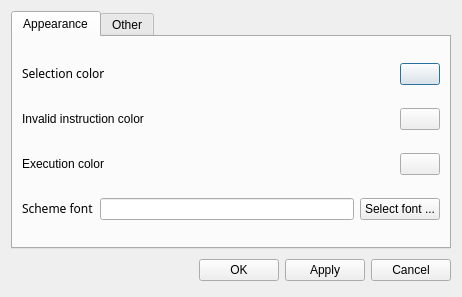
<ui version="4.0" >
 <class>SettingsDialog</class>
 <widget class="QDialog" name="SettingsDialog" >
  <property name="geometry" >
   <rect>
    <x>0</x>
    <y>0</y>
    <width>462</width>
    <height>297</height>
   </rect>
  </property>
  <property name="windowTitle" >
   <string>Settings</string>
  </property>
  <layout class="QVBoxLayout" >
   <item>
    <widget class="QTabWidget" name="tabWidget" >
     <property name="currentIndex" >
      <number>2</number>
     </property>
     <widget class="QWidget" name="tabAppearance" >
      <attribute name="title" >
       <string>Appearance</string>
      </attribute>
      <layout class="QVBoxLayout" >
       <property name="spacing" >
        <number>6</number>
       </property>
       <property name="leftMargin" >
        <number>9</number>
       </property>
       <property name="topMargin" >
        <number>9</number>
       </property>
       <property name="rightMargin" >
        <number>9</number>
       </property>
       <property name="bottomMargin" >
        <number>9</number>
       </property>
       <item>
        <layout class="QHBoxLayout" >
         <property name="spacing" >
          <number>6</number>
         </property>
         <property name="leftMargin" >
          <number>0</number>
         </property>
         <property name="topMargin" >
          <number>0</number>
         </property>
         <property name="rightMargin" >
          <number>0</number>
         </property>
         <property name="bottomMargin" >
          <number>0</number>
         </property>
         <item>
          <widget class="QLabel" name="label" >
           <property name="text" >
            <string>&lt;html>&lt;head>&lt;meta name="qrichtext" content="1" />&lt;/head>&lt;body style=" white-space: pre-wrap; font-family:Lucida Sans; font-weight:400; font-style:normal; text-decoration:none;">&lt;p style=" margin-top:0px; margin-bottom:0px; margin-left:0px; margin-right:0px; -qt-block-indent:0; text-indent:0px;">Selection color&lt;/p>&lt;/body>&lt;/html></string>
           </property>
          </widget>
         </item>
         <item>
          <spacer>
           <property name="orientation" >
            <enum>Qt::Horizontal</enum>
           </property>
           <property name="sizeHint" >
            <size>
             <width>40</width>
             <height>20</height>
            </size>
           </property>
          </spacer>
         </item>
         <item>
          <widget class="QPushButton" name="selectColorPB" >
           <property name="text" >
            <string/>
           </property>
          </widget>
         </item>
        </layout>
       </item>
       <item>
        <layout class="QHBoxLayout" >
         <property name="spacing" >
          <number>6</number>
         </property>
         <property name="leftMargin" >
          <number>0</number>
         </property>
         <property name="topMargin" >
          <number>0</number>
         </property>
         <property name="rightMargin" >
          <number>0</number>
         </property>
         <property name="bottomMargin" >
          <number>0</number>
         </property>
         <item>
          <widget class="QLabel" name="label_3" >
           <property name="text" >
            <string>Invalid instruction color</string>
           </property>
          </widget>
         </item>
         <item>
          <spacer>
           <property name="orientation" >
            <enum>Qt::Horizontal</enum>
           </property>
           <property name="sizeHint" >
            <size>
             <width>221</width>
             <height>20</height>
            </size>
           </property>
          </spacer>
         </item>
         <item>
          <widget class="QPushButton" name="invalidColorPB" >
           <property name="text" >
            <string/>
           </property>
          </widget>
         </item>
        </layout>
       </item>
       <item>
        <layout class="QHBoxLayout" >
         <property name="spacing" >
          <number>6</number>
         </property>
         <property name="leftMargin" >
          <number>0</number>
         </property>
         <property name="topMargin" >
          <number>0</number>
         </property>
         <property name="rightMargin" >
          <number>0</number>
         </property>
         <property name="bottomMargin" >
          <number>0</number>
         </property>
         <item>
          <widget class="QLabel" name="label_5" >
           <property name="text" >
            <string>Execution color</string>
           </property>
          </widget>
         </item>
         <item>
          <spacer>
           <property name="orientation" >
            <enum>Qt::Horizontal</enum>
           </property>
           <property name="sizeHint" >
            <size>
             <width>40</width>
             <height>20</height>
            </size>
           </property>
          </spacer>
         </item>
         <item>
          <widget class="QPushButton" name="executionColorPB" >
           <property name="text" >
            <string/>
           </property>
          </widget>
         </item>
        </layout>
       </item>
       <item>
        <layout class="QHBoxLayout" >
         <property name="spacing" >
          <number>6</number>
         </property>
         <property name="leftMargin" >
          <number>0</number>
         </property>
         <property name="topMargin" >
          <number>0</number>
         </property>
         <property name="rightMargin" >
          <number>0</number>
         </property>
         <property name="bottomMargin" >
          <number>0</number>
         </property>
         <item>
          <widget class="QLabel" name="label_2" >
           <property name="text" >
            <string>&lt;html>&lt;head>&lt;meta name="qrichtext" content="1" />&lt;/head>&lt;body style=" white-space: pre-wrap; font-family:Lucida Sans; font-weight:400; font-style:normal; text-decoration:none;">&lt;p style=" margin-top:0px; margin-bottom:0px; margin-left:0px; margin-right:0px; -qt-block-indent:0; text-indent:0px;">Scheme font&lt;/p>&lt;/body>&lt;/html></string>
           </property>
          </widget>
         </item>
         <item>
          <widget class="QLineEdit" name="fontDisplayLE" >
           <property name="readOnly" >
            <bool>true</bool>
           </property>
          </widget>
         </item>
         <item>
          <widget class="QPushButton" name="selectFontPB" >
           <property name="text" >
            <string>Select font ...</string>
           </property>
          </widget>
         </item>
        </layout>
       </item>
      </layout>
     </widget>
     <widget class="QWidget" name="tab" >
      <attribute name="title" >
       <string>Other</string>
      </attribute>
      <layout class="QVBoxLayout" >
       <property name="spacing" >
        <number>6</number>
       </property>
       <property name="leftMargin" >
        <number>9</number>
       </property>
       <property name="topMargin" >
        <number>9</number>
       </property>
       <property name="rightMargin" >
        <number>9</number>
       </property>
       <property name="bottomMargin" >
        <number>9</number>
       </property>
       <item>
        <layout class="QHBoxLayout" >
         <property name="spacing" >
          <number>6</number>
         </property>
         <property name="leftMargin" >
          <number>0</number>
         </property>
         <property name="topMargin" >
          <number>0</number>
         </property>
         <property name="rightMargin" >
          <number>0</number>
         </property>
         <property name="bottomMargin" >
          <number>0</number>
         </property>
         <item>
          <widget class="QLabel" name="label_4" >
           <property name="text" >
            <string>Execution delay</string>
           </property>
          </widget>
         </item>
         <item>
          <spacer>
           <property name="orientation" >
            <enum>Qt::Horizontal</enum>
           </property>
           <property name="sizeHint" >
            <size>
             <width>271</width>
             <height>20</height>
            </size>
           </property>
          </spacer>
         </item>
         <item>
          <widget class="QSpinBox" name="executionDelaySB" >
           <property name="suffix" >
            <string>ms</string>
           </property>
           <property name="maximum" >
            <number>10000</number>
           </property>
           <property name="singleStep" >
            <number>100</number>
           </property>
           <property name="value" >
            <number>200</number>
           </property>
          </widget>
         </item>
        </layout>
       </item>
      </layout>
     </widget>     
    </widget>
   </item>
   <item>
    <layout class="QHBoxLayout" >
     <property name="spacing" >
      <number>6</number>
     </property>
     <property name="leftMargin" >
      <number>0</number>
     </property>
     <property name="topMargin" >
      <number>0</number>
     </property>
     <property name="rightMargin" >
      <number>0</number>
     </property>
     <property name="bottomMargin" >
      <number>0</number>
     </property>
     <item>
      <spacer>
       <property name="orientation" >
        <enum>Qt::Horizontal</enum>
       </property>
       <property name="sizeHint" >
        <size>
         <width>131</width>
         <height>31</height>
        </size>
       </property>
      </spacer>
     </item>
     <item>
      <widget class="QPushButton" name="okButton" >
       <property name="text" >
        <string>OK</string>
       </property>
      </widget>
     </item>
     <item>
      <widget class="QPushButton" name="pushButton" >
       <property name="text" >
        <string>Apply</string>
       </property>
      </widget>
     </item>
     <item>
      <widget class="QPushButton" name="cancelButton" >
       <property name="text" >
        <string>Cancel</string>
       </property>
      </widget>
     </item>
    </layout>
   </item>
  </layout>
 </widget>
 <resources/>
 <connections>
  <connection>
   <sender>okButton</sender>
   <signal>clicked()</signal>
   <receiver>SettingsDialog</receiver>
   <slot>accept()</slot>
   <hints>
    <hint type="sourcelabel" >
     <x>278</x>
     <y>253</y>
    </hint>
    <hint type="destinationlabel" >
     <x>96</x>
     <y>254</y>
    </hint>
   </hints>
  </connection>
  <connection>
   <sender>cancelButton</sender>
   <signal>clicked()</signal>
   <receiver>SettingsDialog</receiver>
   <slot>reject()</slot>
   <hints>
    <hint type="sourcelabel" >
     <x>369</x>
     <y>253</y>
    </hint>
    <hint type="destinationlabel" >
     <x>179</x>
     <y>282</y>
    </hint>
   </hints>
  </connection>
 </connections>
</ui>
